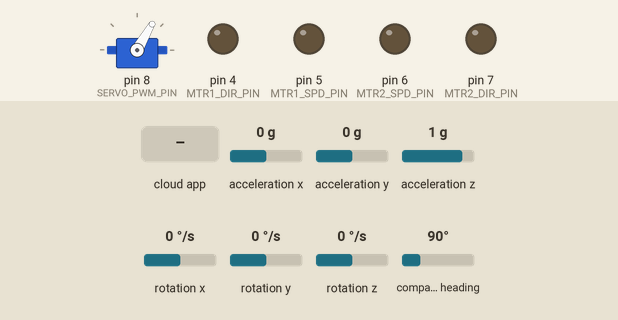
Bench run of a sketch on a simulated Arduino Uno, built with avr-gcc and run on an emulated ATmega328P. Shown: servo, output pins drawn as LEDs (lit = HIGH). The test bench sets the inputs (shaded band); at power-on: acceleration x 0 g, acceleration y 0 g, acceleration z 1 g, rotation x 0 °/s, rotation y 0 °/s, rotation z 0 °/s, compass heading 90°. The ROS host is connected and sends only what is stated.

Above: at 2.2 s.
2.3 s: the phone or cloud app sets linear.x to 0
At 3.4 s:
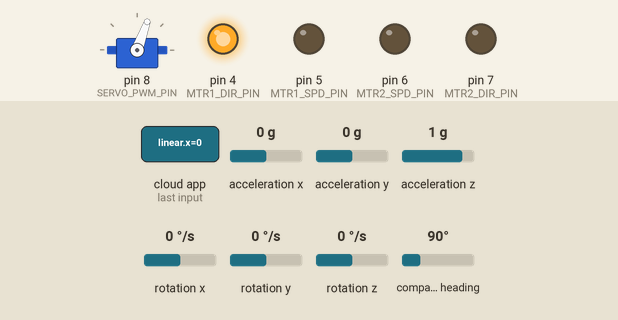
3.8 s: the phone or cloud app sets linear.x to 100
At 4.1 s:
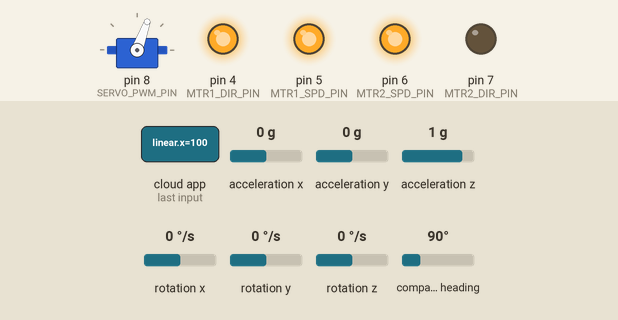
Timing chart, 0 to 6.8 s (numbered marks = the images above; inputs shaded):
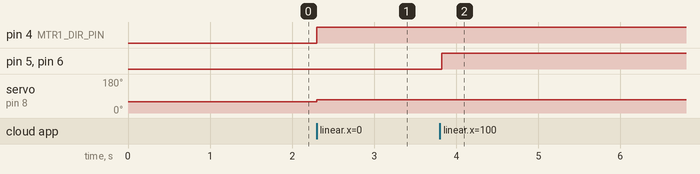

The sketch:

arduino_node.ino
```cpp
#include <Wire.h>
#include <Adafruit_Sensor.h>
#include <Adafruit_BNO055.h>
#include <utility/imumaths.h>
#include <Servo.h>
#include <ros.h>
#include <ros/time.h>
#include <sensor_msgs/Imu.h>
#include <geometry_msgs/Twist.h>

#define BNO055_SAMPLERATE_DELAY_MS (20)
#define SERVO_PWM_PIN 8
#define ZERO_STEER 60
#define MTR1_SPD_PIN 5
#define MTR1_DIR_PIN 4
#define MTR2_SPD_PIN 6
#define MTR2_DIR_PIN 7
#define MAX_STEER 10.0
#define MAX_SPEED 255.0

Adafruit_BNO055 bno = Adafruit_BNO055(55, 0x29);

Servo servo;

ros::NodeHandle node;

sensor_msgs::Imu imu_msg;
ros::Publisher imu_pub("imu_data", &imu_msg);

void cmd_vel_cb(const geometry_msgs::Twist& cmd_vel);
ros::Subscriber<geometry_msgs::Twist> cmd_sub("cmd_vel", &cmd_vel_cb);

void setup()
{
  servo.attach(SERVO_PWM_PIN);
  servo.write(ZERO_STEER);

  // initialize pins from 4 to 8
  // refer to #defines at the to of this file
  // for individual pin purpose
  for (int i = 4; i < 8; i++)
    pinMode(i, OUTPUT);

  node.initNode();
  node.getHardware()->setBaud(115200);
  node.advertise(imu_pub);
  node.subscribe(cmd_sub);

  if (!bno.begin())
  {
    Serial.print("BNO055 not detected.");
    while(1);
  }

  delay(1000); // BNO055 initialization delay, roughly 1 second
  bno.setExtCrystalUse(true);
}

void loop()
{
  imu::Quaternion quat = bno.getQuat();
  quat.normalize();
  imu::Vector<3> linear = bno.getVector(Adafruit_BNO055::VECTOR_LINEARACCEL);
  imu::Vector<3> angular = bno.getVector(Adafruit_BNO055::VECTOR_GYROSCOPE);

  imu_msg.header.stamp = node.now();
  imu_msg.header.frame_id = "base_imu";
  imu_msg.orientation.x = quat.x();
  imu_msg.orientation.y = quat.y();
  imu_msg.orientation.z = quat.z();
  imu_msg.orientation.w = quat.w();
  imu_msg.angular_velocity.x = angular.x();
  imu_msg.angular_velocity.y = angular.y();
  imu_msg.angular_velocity.z = angular.z();
  imu_msg.linear_acceleration.x = linear.x();
  imu_msg.linear_acceleration.y = linear.y();
  imu_msg.linear_acceleration.z = linear.z();
  imu_pub.publish(&imu_msg);

  node.spinOnce();

  delay(BNO055_SAMPLERATE_DELAY_MS);
}


// callback function for processing commands from high level ROS nodes
void cmd_vel_cb(const geometry_msgs::Twist& cmd_vel)
{
  double speed = cmd_vel.linear.x;
  speed = (int)(speed * MAX_SPEED);
  double steer = cmd_vel.angular.z;
  steer = (int)(steer * MAX_STEER);
  steer = steer + ZERO_STEER;

  if (steer > 90)
    steer = 90;
  else if (steer < 70)
    steer = 70;

  servo.write(steer);

  if (speed >= 0 && speed <= 255)
  {
    digitalWrite(MTR1_DIR_PIN, HIGH);
    digitalWrite(MTR2_DIR_PIN, LOW);
    analogWrite(MTR1_SPD_PIN, speed);
    analogWrite(MTR2_SPD_PIN, speed);
  }
  else if (speed < 0 && speed > -255)
  {
    speed = -speed;
    digitalWrite(MTR1_DIR_PIN, LOW);
    digitalWrite(MTR2_DIR_PIN, HIGH);
    analogWrite(MTR1_SPD_PIN, speed);
    analogWrite(MTR2_SPD_PIN, speed);
  }
}
```

Measured:
- after the input at 2.3 s, pin 4 (MTR1_DIR_PIN): LOW → HIGH at once; servo on pin 8 (SERVO_PWM_PIN): 60° → 70° at once
- after the input at 3.8 s, pin 5 (MTR1_SPD_PIN), pin 6 (MTR2_SPD_PIN): LOW → HIGH at once
